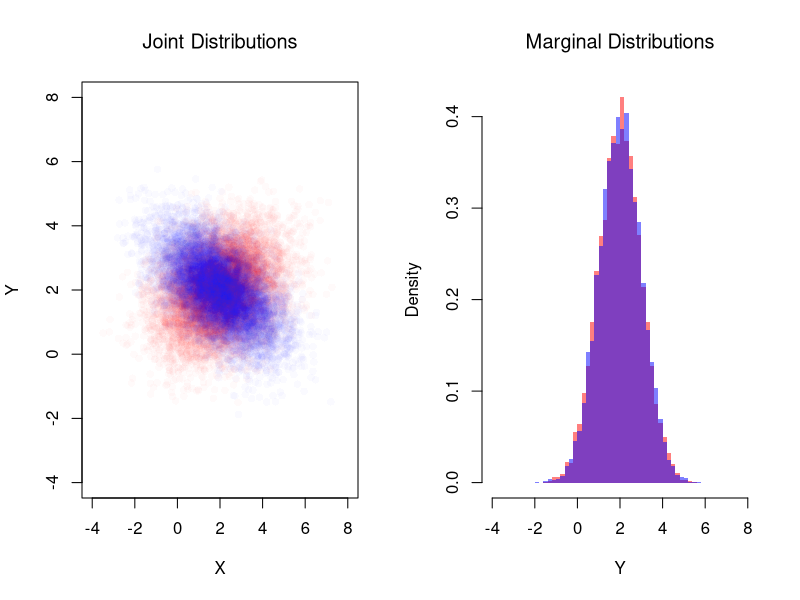
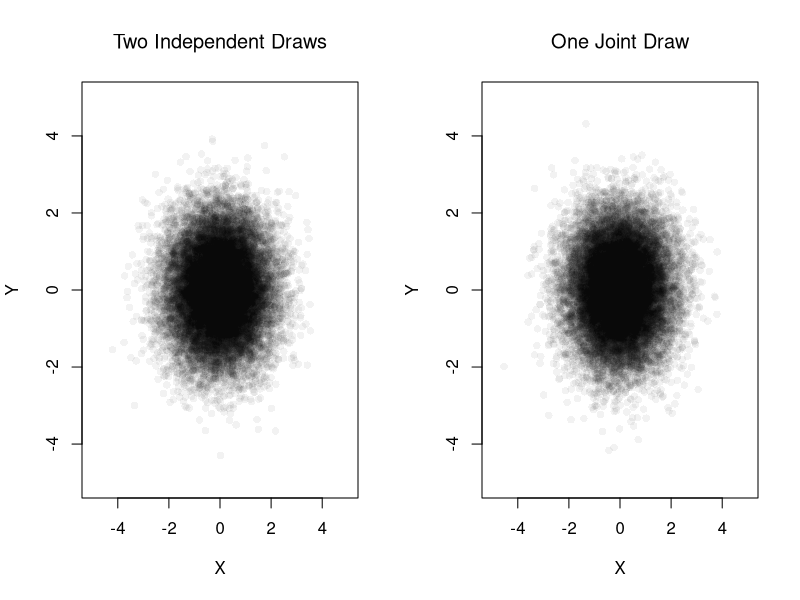
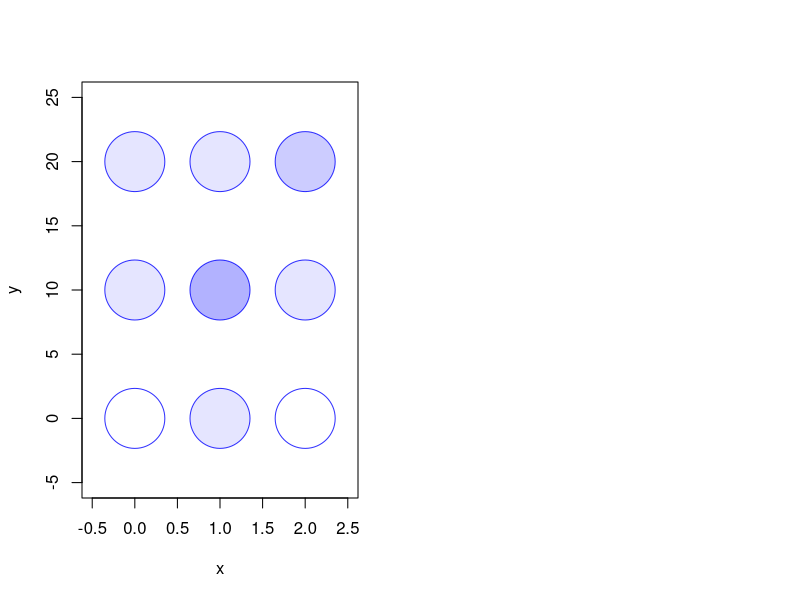

These figures' R source, in order:
## ---- chunk 1
# Hidden seed so every render draws the same random numbers
set.seed(1)
## ---- chunk 2
# Create a 2x2 matrix for the joint distribution.
# Rows correspond to X (coin 1), and columns correspond to Y (coin 2).
probs <- c(0.25, 0.25, 0.25, 0.25) # Fair coin
P_xy <- matrix( probs, nrow = 2, ncol = 2)
rownames(P_xy) <- c('Y=0', 'Y=1')
colnames(P_xy) <- c('X=0', 'X=1')
P_xy

# Draw N bivariate observations
N <- 500
xy_vals <- expand.grid(y = 0:1, x = 0:1)
draws <- sample(nrow(xy_vals), N, replace = TRUE, prob = P_xy)
x_sim <- xy_vals[draws, 'x']
y_sim <- xy_vals[draws, 'y']

# With enough draws, empirical frequencies approach the true probabilities
table(y_sim, x_sim) / N
P_xy
## ---- chunk 3
# Compute the marginal distributions.
# Marginal for X: sum across columns.
P_x <- colSums(P_xy)
P_x
# Marginal for Y: sum across rows.
P_y <- rowSums(P_xy)
P_y

# Compute the conditional probabilities Prob(Y | X).
PY_x <- matrix(0, nrow = 2, ncol = 2)
for (j in c(1, 2)) {
  PY_x[, j] <- P_xy[, j] / P_x[j]
}
rownames(PY_x) <- c('Y=0', 'Y=1')
colnames(PY_x) <- c('given X=0', 'given X=1')
PY_x
## ---- chunk 4
# Create the joint distribution matrix for the unfair coin case.
probs <- c(0.5, 0, 0, 0.5) # unfair coin

P_xy <- matrix( probs, nrow = 2, ncol = 2)
rownames(P_xy) <- c('Y=0', 'Y=1')
colnames(P_xy) <- c('X=0', 'X=1')
P_xy


# Compute the marginal distributions.
# Marginal for X: sum across columns.
P_x <- colSums(P_xy)
P_x
# Marginal for Y: sum across rows.
P_y <- rowSums(P_xy)
P_y

# Compute the conditional probabilities Prob(Y | X).
PY_x <- matrix(0, nrow = 2, ncol = 2)
for (j in c(1, 2)) {
  PY_x[, j] <- P_xy[, j] / P_x[j]
}
rownames(PY_x) <- c('Y=0', 'Y=1')
colnames(PY_x) <- c('given X=0', 'given X=1')
PY_x
## ---- chunk 5
probs <- c(0.4, 0.2, 0.1, 0.3)
P_xy <- matrix(probs, nrow = 2,
  dimnames = list(c('Y=0', 'Y=1'), c('X=0', 'X=1')))

# Draw N bivariate observations
xy_vals <- expand.grid(y = 0:1, x = 0:1)
N <- 500
draws <- sample(nrow(xy_vals), N, replace = TRUE, prob = P_xy)
x_sim <- xy_vals[draws, 'x']
y_sim <- xy_vals[draws, 'y']

table(y_sim, x_sim) / N
P_xy
## ---- chunk 6
library(mvtnorm)

# Simulate Bivariate Data
N <- 10000
Mu <- c(2, 2) ## Means

Sigma1 <- matrix(c(2, -.8, -.8, 1), 2, 2) ## CoVariance Matrix 1
xy1_sim <- rmvnorm(N, Mu, Sigma1)
colnames(xy1_sim) <- c('x_sim', 'y_sim')

Sigma2 <- matrix(c(2, .4, .4, 1), 2, 2) ## CoVariance Matrix 2
xy2_sim <- rmvnorm(N, Mu, Sigma2)
colnames(xy2_sim) <- c('x_sim', 'y_sim')

par(mfrow=c(1, 2))
## Different diagonals
plot(xy2_sim, col=rgb(1, 0, 0, 0.02), pch=16,
    main=NA,
    ylim=c(-4, 8), xlim=c(-4, 8),
    xlab='X', ylab='Y')
title('Joint Distributions', font.main=1)
points(xy1_sim, col=rgb(0, 0, 1, 0.02), pch=16)
## Same marginal distributions
xbks <- seq(-4, 8, by=.2)
hist(xy2_sim[, 2], col=rgb(1, 0, 0, 0.5),
    breaks=xbks, border=NA, freq=FALSE,
    xlab='Y',
    main=NA)
title('Marginal Distributions', font.main=1)
hist(xy1_sim[, 2], col=rgb(0, 0, 1, 0.5),
    add=TRUE, breaks=xbks, border=NA, freq=FALSE)
## ---- chunk 7
# Two independent standard normal random variables
n <- 2e4
xy_iid_sim <- cbind(rnorm(n), rnorm(n))

# One joint draw from a bivariate normal with zero correlation
xy_joint_sim <- mvtnorm::rmvnorm(n, c(0, 0))

par(mfrow=c(1, 2))
plot(xy_iid_sim, col=grey(0, .05), pch=16,
    xlim=c(-5, 5), ylim=c(-5, 5),
    main=NA, xlab='X', ylab='Y')
title('Two Independent Draws', font.main=1)
plot(xy_joint_sim, col=grey(0, .05), pch=16,
    xlim=c(-5, 5), ylim=c(-5, 5),
    main=NA, xlab='X', ylab='Y')
title('One Joint Draw', font.main=1)

# The joint density equals the product of the two marginal densities
d1 <- dnorm(xy_iid_sim[, 1])*dnorm(xy_iid_sim[, 2])
d2 <- mvtnorm::dmvnorm(xy_iid_sim, c(0, 0))
head(cbind(product=d1, joint=d2))
## ---- chunk 8
# Fair coins
probs <- c(0.25, 0.25, 0.25, 0.25)
P_xy <- matrix(probs, nrow = 2,
  dimnames = list(c('Y=0', 'Y=1'), c('X=0', 'X=1')))

# Marginals
P_x <- colSums(P_xy)
P_y <- rowSums(P_xy)

# Likelihood: Prob(Y=1 | X=x)
PY1_x <- P_xy['Y=1', ] / P_x
PY1_x

# Posterior: Prob(X=1 | Y=1)
posterior_x1 <- (PY1_x['X=1'] * P_x['X=1']) / P_y['Y=1']
posterior_x1  # equals the prior
## ---- chunk 9
# Unfair coins
probs <- c(0.4, 0.2, 0.1, 0.3)
P_xy <- matrix(probs, nrow = 2,
  dimnames = list(c('Y=0', 'Y=1'), c('X=0', 'X=1')))
P_xy

# Marginals
P_x <- colSums(P_xy)
P_y <- rowSums(P_xy)

# Likelihood: Prob(Y=1 | X=x)
PY1_x <- P_xy['Y=1', ] / P_x
PY1_x

# Posterior: Prob(X=1 | Y=1)
posterior_x1 <- (PY1_x['X=1'] * P_x['X=1']) / P_y['Y=1']
posterior_x1  # prior was 0.4, posterior is 0.6

# Also compute Prob(X=1 | Y=0)
PY0_x <- P_xy['Y=0', ] / P_x
posterior_x1_y0 <- (PY0_x['X=1'] * P_x['X=1']) / P_y['Y=0']
posterior_x1_y0  # seeing tails lowers belief to 0.2
## ---- chunk 10
# Make a Probability Table
x <- c(0, 1, 2)
y <- c(0, 10, 20)
P_xy <- matrix(c(
    0.0, 0.1, 0.0,
    0.1, 0.3, 0.1,
    0.1, 0.1, 0.2
), nrow=3, ncol=3, byrow=TRUE)
rownames(P_xy) <- paste0('y=', y)
colnames(P_xy) <-  paste0('x=', x)
P_xy

# Plot joint distribution
prob_table <- expand.grid(x=x, y=y)
prob_table[, 'probabilities'] <- as.vector(t(P_xy))
plot(prob_table[, 'x'], prob_table[, 'y'],
     xlim=c(-0.5, 2.5), ylim=c(-5, 25),
     pch=21, cex=8, col=rgb(0, 0, 1, .8),
     bg=rgb(0, 0, 1, prob_table[, 'probabilities']),
     main=NA, xlab='x', ylab='y')
## ---- chunk 11
# Compute Marginals
P_x <- colSums(P_xy) #Prob(X_i=x)
P_y <- rowSums(P_xy) #Prob(Y_i=y)

# Compute the conditional probabilities Prob(Y_i=y | X_i=x).
PY_x <- matrix(0, nrow = 3, ncol = 3)
for (j in seq(ncol(P_xy)) ) {
  PY_x[, j] <- P_xy[, j] / P_x[j]
}
rownames(PY_x) <- paste0('Y=', y)
colnames(PY_x) <- paste0('given X=', x)
PY_x

# Computational Shortcut: PY_x <- t( t(P_xy) / P_x )

# Conditional expectation E[Y_i|X_i=x]
EY_x <- colSums(PY_x * y)
EY_x

# Contrast with Grand Means
EX <- sum(x * P_x)
EY <- sum(y * P_y)
EY

# E[X_i|Y_i=y]
# PX_y <- P_xy / P_y  #Prob(X_i=x | Y_i=y)
# EX_y <- colSums(PX_y * x)
## ---- chunk 12
# Compute Covariance
dxy_grid <- expand.grid(dy=y-EY, dx=x-EX)[, c(2, 1)]
dxy_grid[, 'p'] <- as.vector(P_xy)
dxy_grid[, 'contribution'] <- dxy_grid[, 'dx'] * dxy_grid[, 'dy'] * dxy_grid[, 'p']
CovXY <- sum(dxy_grid[, 'contribution'])
CovXY

# Compute Variances
VX <- sum( (x-EX)^2 * P_x)
SX <- sqrt(VX)
VY <- sum( (y-EY)^2 * P_y)
SY <- sqrt(VY)

# Compute Correlation
CorXY <- CovXY / (SX * SY)
CorXY
## ---- chunk 13
# Regression coefficient: covariance over variance of X
CovXY / VX
